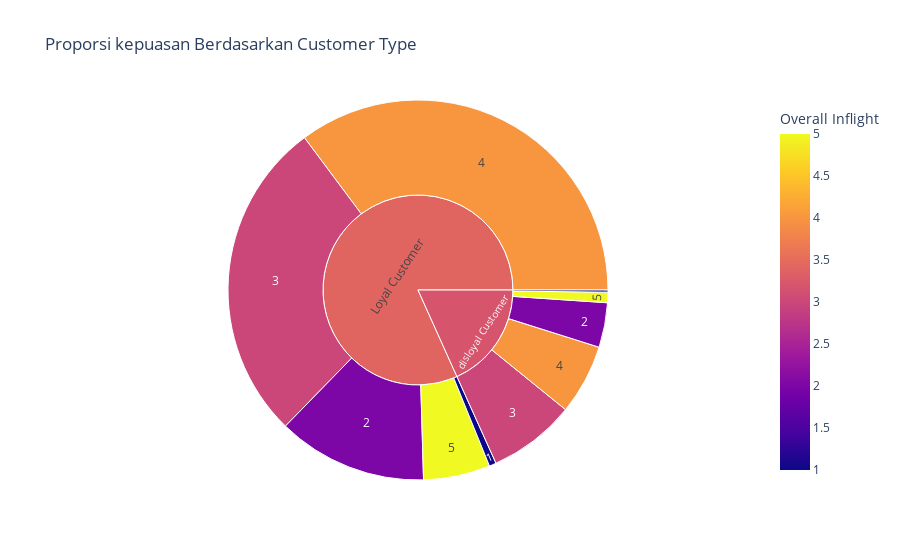
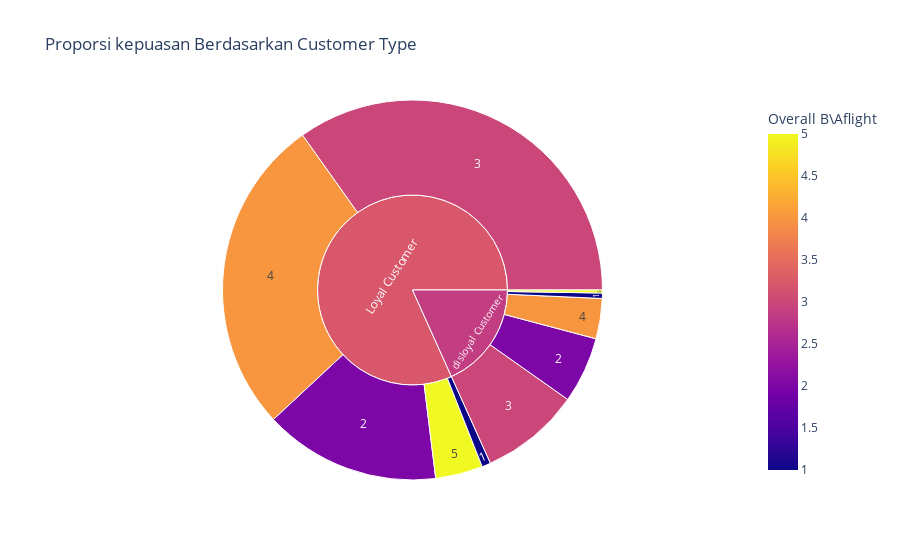

The cell these charts' notebook holds for them, in order:
### Markdown cell above
sebelumnya sudah dibuatkan kolom baru bernama overall inflight dan overall beforaafter flight. kolom tersebu pertujuan untuk mempermudah dala menyajikan data dengan sekala yang berarti sebagai berikut

* 5 = very satisfied
* 4 = satisfied
* 3 = neutral
* 2 = unsatisfied
* 1 = very unsatisfied

Skala tersebut didasari dengan pemberian rating yang ada pada survey sehari hari. seperti pada saat memberikan rating di aplikasi yang dapat ditemui sehari-hari. 

data ini diharapkan dapat mempertajam analisa untuk lebih mengkrucutkan data sehingga dapat melihat penyebab dari pertanyaan utama diatas.

### Code cell
for i in ['Customer Type']:
    fig=px.sunburst(df,path=[i,'Overall Inflight'],color='Overall Inflight', title=f'Proporsi kepuasan Berdasarkan {i}')
    fig.show()

for i in ['Customer Type']:
    fig=px.sunburst(df,path=[i,'Overall B\Aflight'],color='Overall B\Aflight', title=f'Proporsi kepuasan Berdasarkan {i}')
    fig.show()

df_ctO=df.pivot_table(columns='Overall Inflight', index=['Customer Type', 'Overall B\Aflight'], aggfunc='size')
df_ctO['Total']=df_ctO.sum(axis =1)
df_ctO.sort_values('Customer Type',ascending=False)

### Figure 1 — Plotly figure (JSON) as saved in the notebook; plotly's stock layout.template omitted (floating-point values rounded to 4 significant figures)
{"data": [{"branchvalues": "total", "customdata": [[1], [1], [2], [2], [3], [3], [4], [4], [5], [5], [3.399], [3.196]], "domain": {"x": [0, 1], "y": [0, 1]}, "hovertemplate": "labels=%{label}<br>count=%{value}<br>parent=%{parent}<br>id=%{id}<br>Overall Inflight=%{color}<extra></extra>", "ids": ["Loyal Customer/1", "disloyal Customer/1", "Loyal Customer/2", "disloyal Customer/2", "Loyal Customer/3", "disloyal Customer/3", "Loyal Customer/4", "disloyal Customer/4", "Loyal Customer/5", "disloyal Customer/5", "Loyal Customer", "disloyal Customer"], "labels": ["1", "1", "2", "2", "3", "3", "4", "4", "5", "5", "Loyal Customer", "disloyal Customer"], "marker": {"coloraxis": "coloraxis", "colors": [1, 1, 2, 2, 3, 3, 4, 4, 5, 5, 3.399, 3.196]}, "name": "", "parents": ["Loyal Customer", "disloyal Customer", "Loyal Customer", "disloyal Customer", "Loyal Customer", "disloyal Customer", "Loyal Customer", "disloyal Customer", "Loyal Customer", "disloyal Customer", "", ""], "type": "sunburst", "values": [615, 190, 13255, 3947, 28586, 7715, 36570, 6206, 5895, 923, 84921, 18981]}], "layout": {"coloraxis": {"colorbar": {"title": {"text": "Overall Inflight"}}, "colorscale": [[0, "#0d0887"], [0.1111, "#46039f"], [0.2222, "#7201a8"], [0.3333, "#9c179e"], [0.4444, "#bd3786"], [0.5556, "#d8576b"], [0.6667, "#ed7953"], [0.7778, "#fb9f3a"], [0.8889, "#fdca26"], [1, "#f0f921"]]}, "legend": {"tracegroupgap": 0}, "title": {"text": "Proporsi kepuasan Berdasarkan Customer Type"}}}

### Figure 2 — Plotly figure (JSON) as saved in the notebook; plotly's stock layout.template omitted (floating-point values rounded to 4 significant figures)
{"data": [{"branchvalues": "total", "customdata": [[1], [1], [2], [2], [3], [3], [4], [4], [5], [5], [3.228], [2.856]], "domain": {"x": [0, 1], "y": [0, 1]}, "hovertemplate": "labels=%{label}<br>count=%{value}<br>parent=%{parent}<br>id=%{id}<br>Overall B\\Aflight=%{color}<extra></extra>", "ids": ["Loyal Customer/1", "disloyal Customer/1", "Loyal Customer/2", "disloyal Customer/2", "Loyal Customer/3", "disloyal Customer/3", "Loyal Customer/4", "disloyal Customer/4", "Loyal Customer/5", "disloyal Customer/5", "Loyal Customer", "disloyal Customer"], "labels": ["1", "1", "2", "2", "3", "3", "4", "4", "5", "5", "Loyal Customer", "disloyal Customer"], "marker": {"coloraxis": "coloraxis", "colors": [1, 1, 2, 2, 3, 3, 4, 4, 5, 5, 3.228, 2.856]}, "name": "", "parents": ["Loyal Customer", "disloyal Customer", "Loyal Customer", "disloyal Customer", "Loyal Customer", "disloyal Customer", "Loyal Customer", "disloyal Customer", "Loyal Customer", "disloyal Customer", "", ""], "type": "sunburst", "values": [781, 476, 15605, 5857, 36190, 8827, 28162, 3559, 4183, 262, 84921, 18981]}], "layout": {"coloraxis": {"colorbar": {"title": {"text": "Overall B\\Aflight"}}, "colorscale": [[0, "#0d0887"], [0.1111, "#46039f"], [0.2222, "#7201a8"], [0.3333, "#9c179e"], [0.4444, "#bd3786"], [0.5556, "#d8576b"], [0.6667, "#ed7953"], [0.7778, "#fb9f3a"], [0.8889, "#fdca26"], [1, "#f0f921"]]}, "legend": {"tracegroupgap": 0}, "title": {"text": "Proporsi kepuasan Berdasarkan Customer Type"}}}
